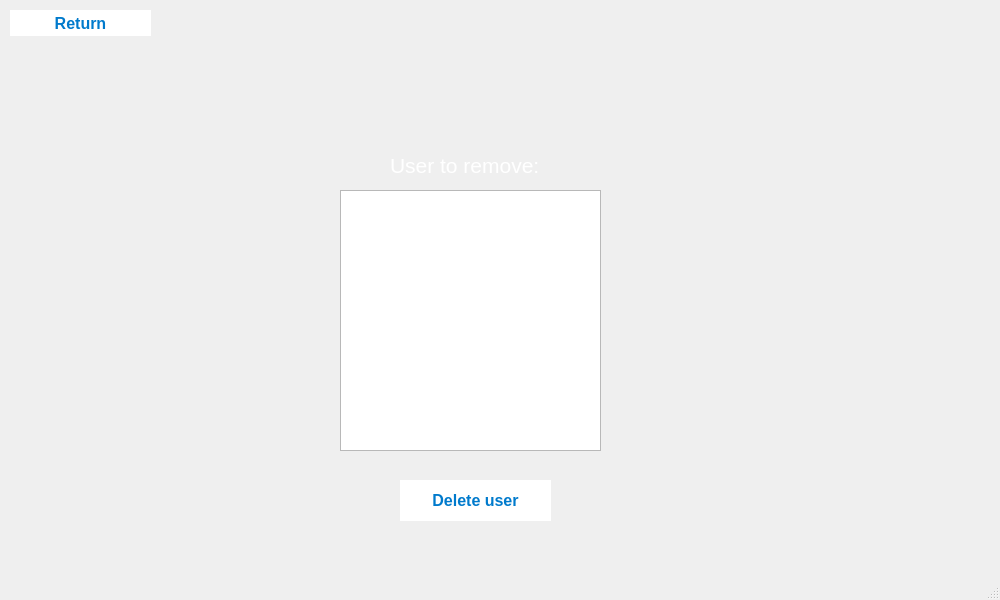
<?xml version="1.0" encoding="UTF-8"?>
<ui version="4.0">
 <class>RemoveUser</class>
 <widget class="QMainWindow" name="RemoveUser">
  <property name="geometry">
   <rect>
    <x>0</x>
    <y>0</y>
    <width>1000</width>
    <height>600</height>
   </rect>
  </property>
  <property name="windowTitle">
   <string>MainWindow</string>
  </property>
  <widget class="QWidget" name="centralwidget">
   <widget class="QWidget" name="widgetUser" native="true">
    <property name="geometry">
     <rect>
      <x>430</x>
      <y>40</y>
      <width>81</width>
      <height>71</height>
     </rect>
    </property>
   </widget>
   <widget class="QLabel" name="nombre">
    <property name="geometry">
     <rect>
      <x>390</x>
      <y>150</y>
      <width>181</width>
      <height>31</height>
     </rect>
    </property>
    <property name="palette">
     <palette>
      <active>
       <colorrole role="WindowText">
        <brush brushstyle="SolidPattern">
         <color alpha="255">
          <red>255</red>
          <green>255</green>
          <blue>255</blue>
         </color>
        </brush>
       </colorrole>
      </active>
      <inactive>
       <colorrole role="WindowText">
        <brush brushstyle="SolidPattern">
         <color alpha="255">
          <red>255</red>
          <green>255</green>
          <blue>255</blue>
         </color>
        </brush>
       </colorrole>
      </inactive>
      <disabled/>
     </palette>
    </property>
    <property name="font">
     <font>
      <pointsize>16</pointsize>
     </font>
    </property>
    <property name="text">
     <string>User to remove:</string>
    </property>
   </widget>
   <widget class="QPushButton" name="pushButton1">
    <property name="geometry">
     <rect>
      <x>400</x>
      <y>480</y>
      <width>151</width>
      <height>41</height>
     </rect>
    </property>
    <property name="font">
     <font>
      <pointsize>-1</pointsize>
      <bold>true</bold>
     </font>
    </property>
    <property name="styleSheet">
     <string notr="true">    QPushButton {
        background-color: white;
        color: #007ACC; /* Text color */
        border-radius: 25px; /* Rounded corners */
        font-weight: bold;
        font-size: 16px;
    }
    QPushButton:hover {
        background-color: #E0E0E0; /* Hover effect */
        box-shadow: 0px 4px 8px rgba(0, 0, 0, 0.2);
    }
    QPushButton:pressed {
        background-color: #B0B0B0; /* Click effect */
    }</string>
    </property>
    <property name="text">
     <string>Delete user</string>
    </property>
   </widget>
   <widget class="QPushButton" name="pushButton1_2">
    <property name="geometry">
     <rect>
      <x>10</x>
      <y>10</y>
      <width>141</width>
      <height>26</height>
     </rect>
    </property>
    <property name="font">
     <font>
      <pointsize>-1</pointsize>
      <bold>true</bold>
     </font>
    </property>
    <property name="styleSheet">
     <string notr="true">    QPushButton {
        background-color: white;
        color: #007ACC; /* Text color */
        border-radius: 25px; /* Rounded corners */
        font-weight: bold;
        font-size: 16px;
    }
    QPushButton:hover {
        background-color: #E0E0E0; /* Hover effect */
        box-shadow: 0px 4px 8px rgba(0, 0, 0, 0.2);
    }
    QPushButton:pressed {
        background-color: #B0B0B0; /* Click effect */
    }</string>
    </property>
    <property name="text">
     <string>Return</string>
    </property>
   </widget>
   <widget class="QListWidget" name="listWidget">
    <property name="geometry">
     <rect>
      <x>340</x>
      <y>190</y>
      <width>261</width>
      <height>261</height>
     </rect>
    </property>
   </widget>
  </widget>
  <widget class="QMenuBar" name="menubar">
   <property name="geometry">
    <rect>
     <x>0</x>
     <y>0</y>
     <width>1000</width>
     <height>22</height>
    </rect>
   </property>
  </widget>
  <widget class="QStatusBar" name="statusbar"/>
 </widget>
 <resources/>
 <connections/>
</ui>
